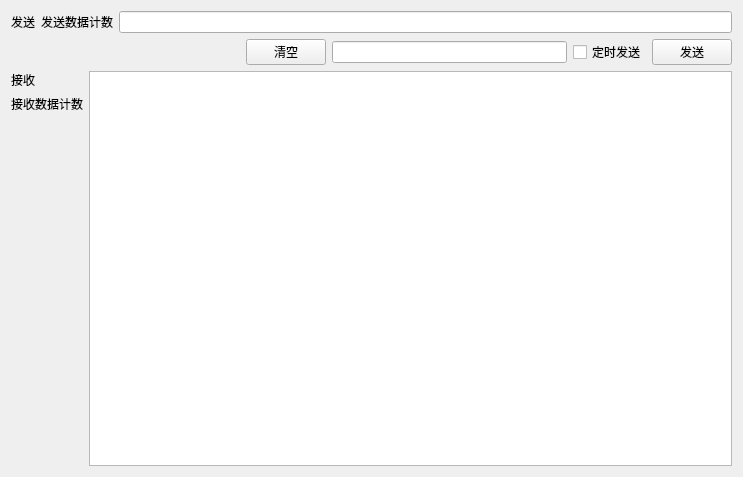
<?xml version="1.0" encoding="UTF-8"?>
<ui version="4.0">
 <class>CAN</class>
 <widget class="QWidget" name="CAN">
  <property name="geometry">
   <rect>
    <x>0</x>
    <y>0</y>
    <width>743</width>
    <height>477</height>
   </rect>
  </property>
  <property name="windowTitle">
   <string>Form</string>
  </property>
  <layout class="QVBoxLayout" name="verticalLayout_2">
   <item>
    <layout class="QHBoxLayout" name="horizontalLayout_2">
     <item>
      <widget class="QLabel" name="label">
       <property name="text">
        <string>发送</string>
       </property>
      </widget>
     </item>
     <item>
      <widget class="QLabel" name="labelSendLength">
       <property name="text">
        <string>发送数据计数</string>
       </property>
      </widget>
     </item>
     <item>
      <widget class="QLineEdit" name="lineEditSend"/>
     </item>
    </layout>
   </item>
   <item>
    <layout class="QHBoxLayout" name="horizontalLayout_9">
     <item>
      <spacer name="horizontalSpacer_2">
       <property name="orientation">
        <enum>Qt::Horizontal</enum>
       </property>
       <property name="sizeHint" stdset="0">
        <size>
         <width>40</width>
         <height>20</height>
        </size>
       </property>
      </spacer>
     </item>
     <item>
      <widget class="QPushButton" name="pushButtonClear">
       <property name="text">
        <string>清空</string>
       </property>
      </widget>
     </item>
     <item>
      <widget class="QLineEdit" name="lineEditTimerSet"/>
     </item>
     <item>
      <widget class="QCheckBox" name="checkBoxTimerSet">
       <property name="text">
        <string>定时发送</string>
       </property>
      </widget>
     </item>
     <item>
      <widget class="QPushButton" name="pushButtonSend">
       <property name="text">
        <string>发送</string>
       </property>
      </widget>
     </item>
    </layout>
   </item>
   <item>
    <layout class="QHBoxLayout" name="horizontalLayout">
     <item>
      <layout class="QVBoxLayout" name="verticalLayout">
       <item>
        <widget class="QLabel" name="label_2">
         <property name="text">
          <string>接收</string>
         </property>
        </widget>
       </item>
       <item>
        <widget class="QLabel" name="labelRecvLength">
         <property name="text">
          <string>接收数据计数</string>
         </property>
        </widget>
       </item>
       <item>
        <spacer name="verticalSpacer">
         <property name="orientation">
          <enum>Qt::Vertical</enum>
         </property>
         <property name="sizeHint" stdset="0">
          <size>
           <width>20</width>
           <height>40</height>
          </size>
         </property>
        </spacer>
       </item>
      </layout>
     </item>
     <item>
      <widget class="QTextEdit" name="textEditRecv"/>
     </item>
    </layout>
   </item>
  </layout>
 </widget>
 <resources/>
 <connections/>
</ui>
